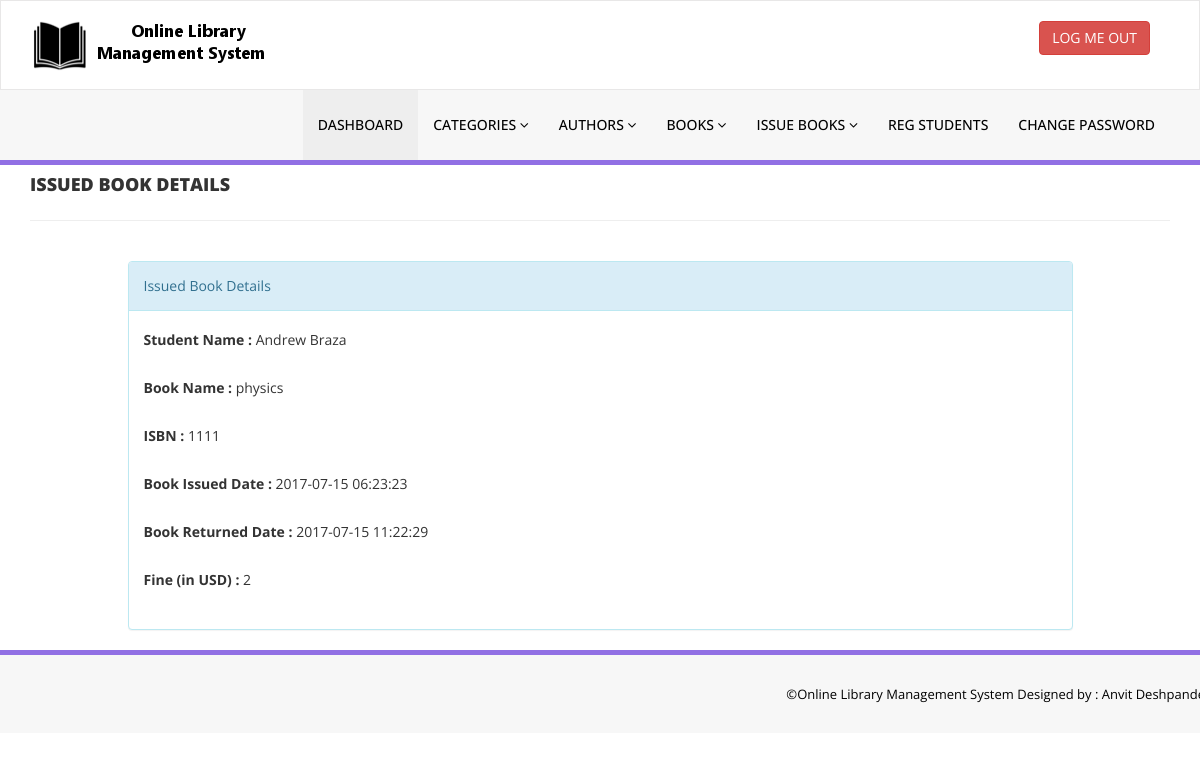
The page /library/admin/update-issue-bookdeails.php?rid=4 (signed in) on the database its author committed.
### tables this page shows
CREATE TABLE `tblissuedbookdetails` (
  `id` int(11) NOT NULL,
  `BookId` int(11) DEFAULT NULL,
  `StudentID` varchar(150) DEFAULT NULL,
  `IssuesDate` timestamp NULL DEFAULT CURRENT_TIMESTAMP,
  `ReturnDate` timestamp NULL DEFAULT NULL ON UPDATE CURRENT_TIMESTAMP,
  `RetrunStatus` int(1) DEFAULT NULL,
  `fine` int(11) DEFAULT NULL
);

CREATE TABLE `tblstudents` (
  `id` int(11) NOT NULL,
  `StudentId` varchar(100) DEFAULT NULL,
  `FullName` varchar(120) DEFAULT NULL,
  `EmailId` varchar(120) DEFAULT NULL,
  `MobileNumber` char(11) DEFAULT NULL,
  `Password` varchar(120) DEFAULT NULL,
  `Status` int(1) DEFAULT NULL,
  `RegDate` timestamp NULL DEFAULT CURRENT_TIMESTAMP,
  `UpdationDate` timestamp NULL DEFAULT NULL ON UPDATE CURRENT_TIMESTAMP
);

CREATE TABLE `tblbooks` (
  `id` int(11) NOT NULL,
  `BookName` varchar(255) DEFAULT NULL,
  `CatId` int(11) DEFAULT NULL,
  `AuthorId` int(11) DEFAULT NULL,
  `ISBNNumber` int(11) DEFAULT NULL,
  `BookPrice` int(11) DEFAULT NULL,
  `RegDate` timestamp NULL DEFAULT CURRENT_TIMESTAMP,
  `UpdationDate` timestamp NULL DEFAULT NULL ON UPDATE CURRENT_TIMESTAMP
);

### library/admin/update-issue-bookdeails.php (the view, shortened to what this page needs)
<?php
include('includes/config.php');
if(strlen($_SESSION['alogin'])==0)
    {
header('location:index.php');
}
else{
?>
<!DOCTYPE html>
<html xmlns="http://www.w3.org/1999/xhtml">
<head>
    <link href="assets/css/bootstrap.css" rel="stylesheet" />
    <link href="assets/css/font-awesome.css" rel="stylesheet" />
    <link href="assets/css/style.css" rel="stylesheet" />
</head>
<body>
<?php include('includes/header.php');?>
    <div class="content-wra
    <div class="content-wrapper">
         <div class="container">
        <div class="row pad-botm">
            <div class="col-md-12">
                <h4 class="header-line">Issued Book Details</h4>
                            </div>
</div>
<div class="row">
<div class="col-md-10 col-sm-6 col-xs-12 col-md-offset-1"">
<div class="panel panel-info">
<div class="panel-heading">
Issued Book Details
</div>
<div class="panel-body">
<form role="form" method="post">
<?php
$rid=intval($_GET['rid']);
$sql = "SELECT tblstudents.FullName,tblbooks.BookName,tblbooks.ISBNNumber,tblissuedbookdetails.IssuesDate,tblissuedbookdetails.ReturnDate,tblissuedbookdetails.id as rid,tblissuedbookdetails.fine,tblissuedbookdetails.RetrunStatus from  tblissuedbookdetails join tblstudents on tblstudents.StudentId=tblissuedbookdetails.StudentId join tblbooks on tblbooks.id=tblissuedbookdetails.BookId where tblissuedbookdetails.id=:rid";
$query = $dbh -> prepare($sql);
$query->bindParam(':rid',$rid,PDO::PARAM_STR);
$query->execute();
$results=$query->fetchAll(PDO::FETCH_OBJ);
if($query->rowCount() > 0)
{
foreach($results as $result)
{               ?>
<div class="form-group">
<label>Student Name :</label>
<?php echo htmlentities($result->FullName);?>
</div>
<div class="form-group">
<label>Book Name :</label>
<?php echo htmlentities($result->BookName);?>
</div>
<div class="form-group">
<label>ISBN :</label>
<?php echo htmlentities($result->ISBNNumber);?>
</div>
<div class="form-group">
<label>Book Issued Date :</label>
<?php echo htmlentities($result->IssuesDate);?>
</div>
<div class="form-group">
<label>Book Returned Date :</label>
<?php if($result->ReturnDate=="")
                                            {
                                                echo htmlentities("Not Return Yet");
                                            } else {
                                            echo htmlentities($result->ReturnDate);
}
                                            ?>
</div>
<div class="form-group">
<label>Fine (in USD) :</label>
<?php
if($result->fine=="")
{?>
<input class="form-control" type="text" name="fine" id="fine"  required />
<?php }else {
echo htmlentities($result->fine);
}
?>
</div>
 <?php if($result->RetrunStatus==0){?>
<button type="submit" name="return" id="submit" class="btn btn-info">Return Book </button>
 </div>
<?php }}} ?>
                                    </form>
                            </div>
                        </div>
                            </div>
        </div>
    </div>
    </div>
  <?php include('includes/footer.php');?>
</body>
</html>
<?php } ?>

### library/admin/assets/css/style.css (style rules this page uses)
.header-line { font-weight:900; padding-bottom:25px; border-bottom:1px solid #eeeeee; text-transform:uppercase; }
.pad-botm { padding-bottom:30px; }

### rows shown on the page
tblissuedbookdetails: tblstudents.FullName "Andrew Braza", BookId.BookName "physics", BookId.ISBNNumber "1111", IssuesDate "2017-07-15 06:23:23", ReturnDate "2017-07-15 11:22:29", fine "2"
